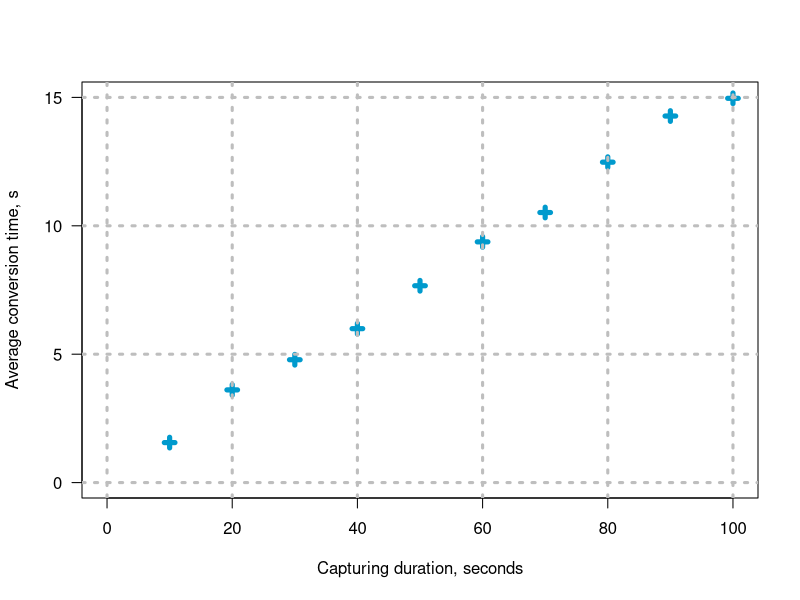

The R source for this figure:
data<-read.table("encoding_results.dat");
agg<-aggregate(data, list(data$V2), mean);
print(agg);
pdf("mpeg2_ts_conversion.pdf", height=4);
plot(agg$V2, agg$V1/1000, col="deepskyblue3", pch=3, lwd=5, las=1, xlim=c(0, 100), ylim=c(0, 15), main="", xlab="Capturing duration, seconds", ylab="Average conversion time, s");
grid(col="grey", lwd=3);
dev.off();
